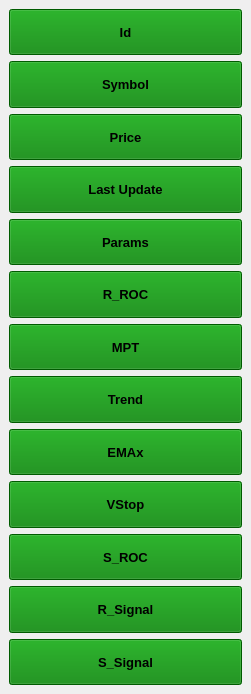
<?xml version="1.0" encoding="UTF-8"?>
<ui version="4.0">
 <class>Scan_ShowHide</class>
 <widget class="QMainWindow" name="Scan_ShowHide">
  <property name="geometry">
   <rect>
    <x>0</x>
    <y>0</y>
    <width>251</width>
    <height>694</height>
   </rect>
  </property>
  <property name="windowTitle">
   <string>MainWindow</string>
  </property>
  <widget class="QWidget" name="centralwidget">
   <layout class="QVBoxLayout" name="verticalLayout_2">
    <item>
     <layout class="QVBoxLayout" name="verticalLayout">
      <item>
       <widget class="QPushButton" name="btn_colId">
        <property name="sizePolicy">
         <sizepolicy hsizetype="Preferred" vsizetype="Preferred">
          <horstretch>0</horstretch>
          <verstretch>0</verstretch>
         </sizepolicy>
        </property>
        <property name="minimumSize">
         <size>
          <width>75</width>
          <height>40</height>
         </size>
        </property>
        <property name="baseSize">
         <size>
          <width>0</width>
          <height>0</height>
         </size>
        </property>
        <property name="font">
         <font>
          <family>Segoe UI</family>
          <pointsize>10</pointsize>
          <weight>75</weight>
          <bold>true</bold>
         </font>
        </property>
        <property name="toolTip">
         <string extracomment="Push to Show/Hide column"/>
        </property>
        <property name="toolTipDuration">
         <number>2</number>
        </property>
        <property name="whatsThis">
         <string extracomment="Each selected button will show/hide it respective column"/>
        </property>
        <property name="accessibleDescription">
         <string extracomment="Push to Show/Hide column"/>
        </property>
        <property name="autoFillBackground">
         <bool>false</bool>
        </property>
        <property name="styleSheet">
         <string notr="true">background-color: green;</string>
        </property>
        <property name="text">
         <string extracomment="Push to Show/Hide column">Id</string>
        </property>
        <property name="checkable">
         <bool>true</bool>
        </property>
        <property name="autoDefault">
         <bool>false</bool>
        </property>
       </widget>
      </item>
      <item>
       <widget class="QPushButton" name="btn_Symbol">
        <property name="sizePolicy">
         <sizepolicy hsizetype="Preferred" vsizetype="Preferred">
          <horstretch>0</horstretch>
          <verstretch>0</verstretch>
         </sizepolicy>
        </property>
        <property name="minimumSize">
         <size>
          <width>75</width>
          <height>40</height>
         </size>
        </property>
        <property name="baseSize">
         <size>
          <width>0</width>
          <height>0</height>
         </size>
        </property>
        <property name="font">
         <font>
          <family>Segoe UI</family>
          <pointsize>10</pointsize>
          <weight>75</weight>
          <bold>true</bold>
         </font>
        </property>
        <property name="toolTip">
         <string extracomment="Push to Show/Hide column"/>
        </property>
        <property name="toolTipDuration">
         <number>2</number>
        </property>
        <property name="whatsThis">
         <string extracomment="Each selected button will show/hide it respective column"/>
        </property>
        <property name="accessibleDescription">
         <string extracomment="Push to Show/Hide column"/>
        </property>
        <property name="autoFillBackground">
         <bool>false</bool>
        </property>
        <property name="styleSheet">
         <string notr="true">background-color: green;</string>
        </property>
        <property name="text">
         <string extracomment="Push to Show/Hide column">Symbol</string>
        </property>
        <property name="checkable">
         <bool>true</bool>
        </property>
        <property name="autoDefault">
         <bool>false</bool>
        </property>
       </widget>
      </item>
      <item>
       <widget class="QPushButton" name="btn_Price">
        <property name="sizePolicy">
         <sizepolicy hsizetype="Preferred" vsizetype="Preferred">
          <horstretch>0</horstretch>
          <verstretch>0</verstretch>
         </sizepolicy>
        </property>
        <property name="minimumSize">
         <size>
          <width>75</width>
          <height>40</height>
         </size>
        </property>
        <property name="baseSize">
         <size>
          <width>0</width>
          <height>0</height>
         </size>
        </property>
        <property name="font">
         <font>
          <family>Segoe UI</family>
          <pointsize>10</pointsize>
          <weight>75</weight>
          <bold>true</bold>
         </font>
        </property>
        <property name="toolTip">
         <string extracomment="Push to Show/Hide column"/>
        </property>
        <property name="toolTipDuration">
         <number>2</number>
        </property>
        <property name="whatsThis">
         <string extracomment="Each selected button will show/hide it respective column"/>
        </property>
        <property name="accessibleDescription">
         <string extracomment="Push to Show/Hide column"/>
        </property>
        <property name="autoFillBackground">
         <bool>false</bool>
        </property>
        <property name="styleSheet">
         <string notr="true">background-color: green;</string>
        </property>
        <property name="text">
         <string extracomment="Push to Show/Hide column">Price</string>
        </property>
        <property name="checkable">
         <bool>true</bool>
        </property>
        <property name="autoDefault">
         <bool>false</bool>
        </property>
       </widget>
      </item>
      <item>
       <widget class="QPushButton" name="btn_LastUpdate">
        <property name="sizePolicy">
         <sizepolicy hsizetype="Preferred" vsizetype="Preferred">
          <horstretch>0</horstretch>
          <verstretch>0</verstretch>
         </sizepolicy>
        </property>
        <property name="minimumSize">
         <size>
          <width>75</width>
          <height>40</height>
         </size>
        </property>
        <property name="baseSize">
         <size>
          <width>0</width>
          <height>0</height>
         </size>
        </property>
        <property name="font">
         <font>
          <family>Segoe UI</family>
          <pointsize>10</pointsize>
          <weight>75</weight>
          <bold>true</bold>
         </font>
        </property>
        <property name="toolTip">
         <string extracomment="Push to Show/Hide column"/>
        </property>
        <property name="toolTipDuration">
         <number>2</number>
        </property>
        <property name="whatsThis">
         <string extracomment="Each selected button will show/hide it respective column"/>
        </property>
        <property name="accessibleDescription">
         <string extracomment="Push to Show/Hide column"/>
        </property>
        <property name="autoFillBackground">
         <bool>false</bool>
        </property>
        <property name="styleSheet">
         <string notr="true">background-color: green;</string>
        </property>
        <property name="text">
         <string extracomment="Push to Show/Hide column">Last Update</string>
        </property>
        <property name="checkable">
         <bool>true</bool>
        </property>
        <property name="autoDefault">
         <bool>false</bool>
        </property>
       </widget>
      </item>
      <item>
       <widget class="QPushButton" name="btn_Params">
        <property name="sizePolicy">
         <sizepolicy hsizetype="Preferred" vsizetype="Preferred">
          <horstretch>0</horstretch>
          <verstretch>0</verstretch>
         </sizepolicy>
        </property>
        <property name="minimumSize">
         <size>
          <width>75</width>
          <height>40</height>
         </size>
        </property>
        <property name="baseSize">
         <size>
          <width>0</width>
          <height>0</height>
         </size>
        </property>
        <property name="font">
         <font>
          <family>Segoe UI</family>
          <pointsize>10</pointsize>
          <weight>75</weight>
          <bold>true</bold>
         </font>
        </property>
        <property name="toolTip">
         <string extracomment="Push to Show/Hide column"/>
        </property>
        <property name="toolTipDuration">
         <number>2</number>
        </property>
        <property name="whatsThis">
         <string extracomment="Each selected button will show/hide it respective column"/>
        </property>
        <property name="accessibleDescription">
         <string extracomment="Push to Show/Hide column"/>
        </property>
        <property name="autoFillBackground">
         <bool>false</bool>
        </property>
        <property name="styleSheet">
         <string notr="true">background-color: green;</string>
        </property>
        <property name="text">
         <string extracomment="Push to Show/Hide column">Params</string>
        </property>
        <property name="checkable">
         <bool>true</bool>
        </property>
        <property name="autoDefault">
         <bool>false</bool>
        </property>
       </widget>
      </item>
      <item>
       <widget class="QPushButton" name="btn_R_Roc">
        <property name="sizePolicy">
         <sizepolicy hsizetype="Preferred" vsizetype="Preferred">
          <horstretch>0</horstretch>
          <verstretch>0</verstretch>
         </sizepolicy>
        </property>
        <property name="minimumSize">
         <size>
          <width>75</width>
          <height>40</height>
         </size>
        </property>
        <property name="baseSize">
         <size>
          <width>0</width>
          <height>0</height>
         </size>
        </property>
        <property name="font">
         <font>
          <family>Segoe UI</family>
          <pointsize>10</pointsize>
          <weight>75</weight>
          <bold>true</bold>
         </font>
        </property>
        <property name="toolTip">
         <string extracomment="Push to Show/Hide column"/>
        </property>
        <property name="toolTipDuration">
         <number>2</number>
        </property>
        <property name="whatsThis">
         <string extracomment="Each selected button will show/hide it respective column"/>
        </property>
        <property name="accessibleDescription">
         <string extracomment="Push to Show/Hide column"/>
        </property>
        <property name="autoFillBackground">
         <bool>false</bool>
        </property>
        <property name="styleSheet">
         <string notr="true">background-color: green;</string>
        </property>
        <property name="text">
         <string extracomment="Push to Show/Hide column">R_ROC</string>
        </property>
        <property name="checkable">
         <bool>true</bool>
        </property>
        <property name="autoDefault">
         <bool>false</bool>
        </property>
       </widget>
      </item>
      <item>
       <widget class="QPushButton" name="btn_MPT">
        <property name="sizePolicy">
         <sizepolicy hsizetype="Preferred" vsizetype="Preferred">
          <horstretch>0</horstretch>
          <verstretch>0</verstretch>
         </sizepolicy>
        </property>
        <property name="minimumSize">
         <size>
          <width>75</width>
          <height>40</height>
         </size>
        </property>
        <property name="baseSize">
         <size>
          <width>0</width>
          <height>0</height>
         </size>
        </property>
        <property name="font">
         <font>
          <family>Segoe UI</family>
          <pointsize>10</pointsize>
          <weight>75</weight>
          <bold>true</bold>
         </font>
        </property>
        <property name="toolTip">
         <string extracomment="Push to Show/Hide column"/>
        </property>
        <property name="toolTipDuration">
         <number>2</number>
        </property>
        <property name="whatsThis">
         <string extracomment="Each selected button will show/hide it respective column"/>
        </property>
        <property name="accessibleDescription">
         <string extracomment="Push to Show/Hide column"/>
        </property>
        <property name="autoFillBackground">
         <bool>false</bool>
        </property>
        <property name="styleSheet">
         <string notr="true">background-color: green;</string>
        </property>
        <property name="text">
         <string extracomment="Push to Show/Hide column">MPT</string>
        </property>
        <property name="checkable">
         <bool>true</bool>
        </property>
        <property name="autoDefault">
         <bool>false</bool>
        </property>
       </widget>
      </item>
      <item>
       <widget class="QPushButton" name="btn_Trend">
        <property name="sizePolicy">
         <sizepolicy hsizetype="Preferred" vsizetype="Preferred">
          <horstretch>0</horstretch>
          <verstretch>0</verstretch>
         </sizepolicy>
        </property>
        <property name="minimumSize">
         <size>
          <width>75</width>
          <height>40</height>
         </size>
        </property>
        <property name="baseSize">
         <size>
          <width>0</width>
          <height>0</height>
         </size>
        </property>
        <property name="font">
         <font>
          <family>Segoe UI</family>
          <pointsize>10</pointsize>
          <weight>75</weight>
          <bold>true</bold>
         </font>
        </property>
        <property name="toolTip">
         <string extracomment="Push to Show/Hide column"/>
        </property>
        <property name="toolTipDuration">
         <number>2</number>
        </property>
        <property name="whatsThis">
         <string extracomment="Each selected button will show/hide it respective column"/>
        </property>
        <property name="accessibleDescription">
         <string extracomment="Push to Show/Hide column"/>
        </property>
        <property name="autoFillBackground">
         <bool>false</bool>
        </property>
        <property name="styleSheet">
         <string notr="true">background-color: green;</string>
        </property>
        <property name="text">
         <string extracomment="Push to Show/Hide column">Trend</string>
        </property>
        <property name="checkable">
         <bool>true</bool>
        </property>
        <property name="autoDefault">
         <bool>false</bool>
        </property>
       </widget>
      </item>
      <item>
       <widget class="QPushButton" name="btn_EMAx">
        <property name="sizePolicy">
         <sizepolicy hsizetype="Preferred" vsizetype="Preferred">
          <horstretch>0</horstretch>
          <verstretch>0</verstretch>
         </sizepolicy>
        </property>
        <property name="minimumSize">
         <size>
          <width>75</width>
          <height>40</height>
         </size>
        </property>
        <property name="baseSize">
         <size>
          <width>0</width>
          <height>0</height>
         </size>
        </property>
        <property name="font">
         <font>
          <family>Segoe UI</family>
          <pointsize>10</pointsize>
          <weight>75</weight>
          <bold>true</bold>
         </font>
        </property>
        <property name="toolTip">
         <string extracomment="Push to Show/Hide column"/>
        </property>
        <property name="toolTipDuration">
         <number>2</number>
        </property>
        <property name="whatsThis">
         <string extracomment="Each selected button will show/hide it respective column"/>
        </property>
        <property name="accessibleDescription">
         <string extracomment="Push to Show/Hide column"/>
        </property>
        <property name="autoFillBackground">
         <bool>false</bool>
        </property>
        <property name="styleSheet">
         <string notr="true">background-color: green;</string>
        </property>
        <property name="text">
         <string extracomment="Push to Show/Hide column">EMAx</string>
        </property>
        <property name="checkable">
         <bool>true</bool>
        </property>
        <property name="autoDefault">
         <bool>false</bool>
        </property>
       </widget>
      </item>
      <item>
       <widget class="QPushButton" name="btn_VStop">
        <property name="sizePolicy">
         <sizepolicy hsizetype="Preferred" vsizetype="Preferred">
          <horstretch>0</horstretch>
          <verstretch>0</verstretch>
         </sizepolicy>
        </property>
        <property name="minimumSize">
         <size>
          <width>75</width>
          <height>40</height>
         </size>
        </property>
        <property name="baseSize">
         <size>
          <width>0</width>
          <height>0</height>
         </size>
        </property>
        <property name="font">
         <font>
          <family>Segoe UI</family>
          <pointsize>10</pointsize>
          <weight>75</weight>
          <bold>true</bold>
         </font>
        </property>
        <property name="toolTip">
         <string extracomment="Push to Show/Hide column"/>
        </property>
        <property name="toolTipDuration">
         <number>2</number>
        </property>
        <property name="whatsThis">
         <string extracomment="Each selected button will show/hide it respective column"/>
        </property>
        <property name="accessibleDescription">
         <string extracomment="Push to Show/Hide column"/>
        </property>
        <property name="autoFillBackground">
         <bool>false</bool>
        </property>
        <property name="styleSheet">
         <string notr="true">background-color: green;</string>
        </property>
        <property name="text">
         <string extracomment="Push to Show/Hide column">VStop</string>
        </property>
        <property name="checkable">
         <bool>true</bool>
        </property>
        <property name="autoDefault">
         <bool>false</bool>
        </property>
       </widget>
      </item>
      <item>
       <widget class="QPushButton" name="btn_S_ROC">
        <property name="enabled">
         <bool>true</bool>
        </property>
        <property name="sizePolicy">
         <sizepolicy hsizetype="Preferred" vsizetype="Preferred">
          <horstretch>0</horstretch>
          <verstretch>0</verstretch>
         </sizepolicy>
        </property>
        <property name="minimumSize">
         <size>
          <width>75</width>
          <height>40</height>
         </size>
        </property>
        <property name="baseSize">
         <size>
          <width>0</width>
          <height>0</height>
         </size>
        </property>
        <property name="font">
         <font>
          <family>Segoe UI</family>
          <pointsize>10</pointsize>
          <weight>75</weight>
          <bold>true</bold>
         </font>
        </property>
        <property name="toolTip">
         <string extracomment="Push to Show/Hide column"/>
        </property>
        <property name="toolTipDuration">
         <number>2</number>
        </property>
        <property name="whatsThis">
         <string extracomment="Each selected button will show/hide it respective column"/>
        </property>
        <property name="accessibleDescription">
         <string extracomment="Push to Show/Hide column"/>
        </property>
        <property name="autoFillBackground">
         <bool>false</bool>
        </property>
        <property name="styleSheet">
         <string notr="true">background-color: green;</string>
        </property>
        <property name="text">
         <string extracomment="Push to Show/Hide column">S_ROC</string>
        </property>
        <property name="checkable">
         <bool>true</bool>
        </property>
        <property name="autoDefault">
         <bool>false</bool>
        </property>
       </widget>
      </item>
      <item>
       <widget class="QPushButton" name="btn_R_Signal">
        <property name="sizePolicy">
         <sizepolicy hsizetype="Preferred" vsizetype="Preferred">
          <horstretch>0</horstretch>
          <verstretch>0</verstretch>
         </sizepolicy>
        </property>
        <property name="font">
         <font>
          <family>Segoe UI</family>
          <pointsize>10</pointsize>
          <weight>75</weight>
          <bold>true</bold>
         </font>
        </property>
        <property name="styleSheet">
         <string notr="true">background-color: green;</string>
        </property>
        <property name="text">
         <string>R_Signal</string>
        </property>
        <property name="checkable">
         <bool>true</bool>
        </property>
       </widget>
      </item>
      <item>
       <widget class="QPushButton" name="btn_S_Signal">
        <property name="sizePolicy">
         <sizepolicy hsizetype="Preferred" vsizetype="Preferred">
          <horstretch>0</horstretch>
          <verstretch>0</verstretch>
         </sizepolicy>
        </property>
        <property name="font">
         <font>
          <family>Segoe UI</family>
          <pointsize>10</pointsize>
          <weight>75</weight>
          <bold>true</bold>
         </font>
        </property>
        <property name="styleSheet">
         <string notr="true">background-color: green;</string>
        </property>
        <property name="text">
         <string>S_Signal</string>
        </property>
        <property name="checkable">
         <bool>true</bool>
        </property>
       </widget>
      </item>
     </layout>
    </item>
   </layout>
  </widget>
 </widget>
 <resources/>
 <connections/>
</ui>
